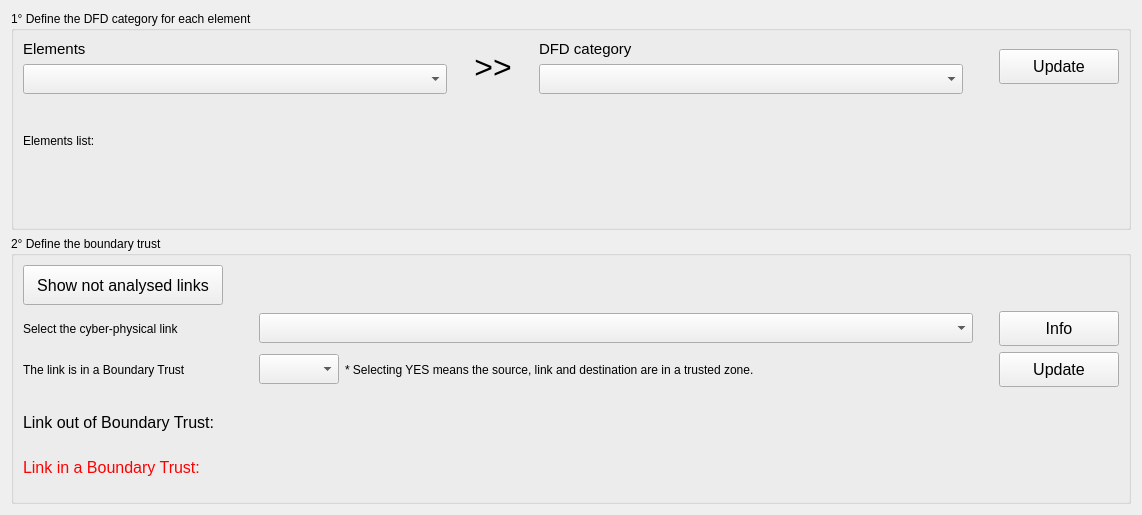
          <widget class="QWidget" name="scrollAreaWidgetContents_13">
           <property name="geometry">
            <rect>
             <x>0</x>
             <y>0</y>
             <width>1142</width>
             <height>515</height>
            </rect>
           </property>
           <layout class="QGridLayout" name="gridLayout_54">
            <item row="1" column="0">
             <widget class="QGroupBox" name="groupBox_30">
              <property name="title">
               <string>2° Define the boundary trust</string>
              </property>
              <layout class="QGridLayout" name="gridLayout_52">
               <item row="0" column="0">
                <layout class="QVBoxLayout" name="verticalLayout_55">
                 <property name="bottomMargin">
                  <number>15</number>
                 </property>
                 <item>
                  <widget class="QPushButton" name="button_dfd_hidden_links">
                   <property name="minimumSize">
                    <size>
                     <width>200</width>
                     <height>40</height>
                    </size>
                   </property>
                   <property name="maximumSize">
                    <size>
                     <width>200</width>
                     <height>40</height>
                    </size>
                   </property>
                   <property name="font">
                    <font>
                     <pointsize>12</pointsize>
                    </font>
                   </property>
                   <property name="text">
                    <string>Show not analysed links</string>
                   </property>
                  </widget>
                 </item>
                 <item>
                  <layout class="QHBoxLayout" name="horizontalLayout_93">
                   <item>
                    <widget class="QLabel" name="label_76">
                     <property name="minimumSize">
                      <size>
                       <width>230</width>
                       <height>0</height>
                      </size>
                     </property>
                     <property name="maximumSize">
                      <size>
                       <width>230</width>
                       <height>16777215</height>
                      </size>
                     </property>
                     <property name="text">
                      <string>Select the cyber-physical link</string>
                     </property>
                    </widget>
                   </item>
                   <item>
                    <widget class="QComboBox" name="combobox_dfd_link">
                     <property name="minimumSize">
                      <size>
                       <width>0</width>
                       <height>30</height>
                      </size>
                     </property>
                     <property name="focusPolicy">
                      <enum>Qt::StrongFocus</enum>
                     </property>
                     <property name="toolTip">
                      <string>This list present ONLY cyber-physical links</string>
                     </property>
                    </widget>
                   </item>
                   <item>
                    <spacer name="horizontalSpacer_52">
                     <property name="orientation">
                      <enum>Qt::Horizontal</enum>
                     </property>
                     <property name="sizeType">
                      <enum>QSizePolicy::Maximum</enum>
                     </property>
                     <property name="sizeHint" stdset="0">
                      <size>
                       <width>20</width>
                       <height>20</height>
                      </size>
                     </property>
                    </spacer>
                   </item>
                   <item>
                    <widget class="QPushButton" name="button_dfd_link_info">
                     <property name="minimumSize">
                      <size>
                       <width>120</width>
                       <height>35</height>
                      </size>
                     </property>
                     <property name="maximumSize">
                      <size>
                       <width>120</width>
                       <height>35</height>
                      </size>
                     </property>
                     <property name="font">
                      <font>
                       <pointsize>12</pointsize>
                      </font>
                     </property>
                     <property name="text">
                      <string>Info</string>
                     </property>
                    </widget>
                   </item>
                  </layout>
                 </item>
                 <item>
                  <layout class="QHBoxLayout" name="horizontalLayout_92">
                   <item>
                    <widget class="QLabel" name="label_83">
                     <property name="minimumSize">
                      <size>
                       <width>230</width>
                       <height>0</height>
                      </size>
                     </property>
                     <property name="maximumSize">
                      <size>
                       <width>230</width>
                       <height>16777215</height>
                      </size>
                     </property>
                     <property name="text">
                      <string>The link is in a Boundary Trust</string>
                     </property>
                    </widget>
                   </item>
                   <item>
                    <widget class="QComboBox" name="combobox_dfd_bound_trust">
                     <property name="minimumSize">
                      <size>
                       <width>80</width>
                       <height>30</height>
                      </size>
                     </property>
                     <property name="maximumSize">
                      <size>
                       <width>80</width>
                       <height>30</height>
                      </size>
                     </property>
                     <property name="focusPolicy">
                      <enum>Qt::StrongFocus</enum>
                     </property>
                     <property name="toolTip">
                      <string>All the elements of this interaction are in a border of trust</string>
                     </property>
                    </widget>
                   </item>
                   <item>
                    <widget class="QLabel" name="label_47">
                     <property name="layoutDirection">
                      <enum>Qt::LeftToRight</enum>
                     </property>
                     <property name="text">
                      <string>* Selecting YES means the source, link and destination are in a trusted zone.</string>
                     </property>
                     <property name="alignment">
                      <set>Qt::AlignLeading|Qt::AlignLeft|Qt::AlignVCenter</set>
                     </property>
                     <property name="wordWrap">
                      <bool>true</bool>
                     </property>
                    </widget>
                   </item>
                   <item>
                    <spacer name="horizontalSpacer_51">
                     <property name="orientation">
                      <enum>Qt::Horizontal</enum>
                     </property>
                     <property name="sizeType">
                      <enum>QSizePolicy::Maximum</enum>
                     </property>
                     <property name="sizeHint" stdset="0">
                      <size>
                       <width>20</width>
                       <height>20</height>
                      </size>
                     </property>
                    </spacer>
                   </item>
                   <item>
                    <widget class="QPushButton" name="button_dfd_update_bound_trust">
                     <property name="minimumSize">
                      <size>
                       <width>120</width>
                       <height>35</height>
                      </size>
                     </property>
                     <property name="maximumSize">
                      <size>
                       <width>120</width>
                       <height>35</height>
                      </size>
                     </property>
                     <property name="font">
                      <font>
                       <pointsize>12</pointsize>
                      </font>
                     </property>
                     <property name="text">
                      <string>Update</string>
                     </property>
                    </widget>
                   </item>
                  </layout>
                 </item>
                 <item>
                  <layout class="QVBoxLayout" name="verticalLayout_48">
                   <item>
                    <spacer name="verticalSpacer_15">
                     <property name="orientation">
                      <enum>Qt::Vertical</enum>
                     </property>
                     <property name="sizeType">
                      <enum>QSizePolicy::Maximum</enum>
                     </property>
                     <property name="sizeHint" stdset="0">
                      <size>
                       <width>20</width>
                       <height>20</height>
                      </size>
                     </property>
                    </spacer>
                   </item>
                   <item>
                    <widget class="QLabel" name="label_dfd_out_bt">
                     <property name="font">
                      <font>
                       <pointsize>12</pointsize>
                      </font>
                     </property>
                     <property name="text">
                      <string>Link out of Boundary Trust:</string>
                     </property>
                     <property name="wordWrap">
                      <bool>true</bool>
                     </property>
                    </widget>
                   </item>
                   <item>
                    <spacer name="verticalSpacer_14">
                     <property name="orientation">
                      <enum>Qt::Vertical</enum>
                     </property>
                     <property name="sizeType">
                      <enum>QSizePolicy::Maximum</enum>
                     </property>
                     <property name="sizeHint" stdset="0">
                      <size>
                       <width>20</width>
                       <height>20</height>
                      </size>
                     </property>
                    </spacer>
                   </item>
                   <item>
                    <widget class="QLabel" name="label_dfd_in_bt">
                     <property name="font">
                      <font>
                       <pointsize>12</pointsize>
                      </font>
                     </property>
                     <property name="styleSheet">
                      <string notr="true">QLabel { color : red; }
</string>
                     </property>
                     <property name="text">
                      <string>Link in a Boundary Trust:</string>
                     </property>
                     <property name="wordWrap">
                      <bool>true</bool>
                     </property>
                    </widget>
                   </item>
                  </layout>
                 </item>
                </layout>
               </item>
              </layout>
             </widget>
            </item>
            <item row="0" column="0">
             <widget class="QGroupBox" name="groupBox_28">
              <property name="title">
               <string>1° Define the DFD category for each element</string>
              </property>
              <layout class="QGridLayout" name="gridLayout_51">
               <item row="0" column="0">
                <layout class="QHBoxLayout" name="horizontalLayout_73">
                 <item>
                  <layout class="QVBoxLayout" name="verticalLayout_47">
                   <item>
                    <widget class="QLabel" name="lbl_stride_act_2">
                     <property name="font">
                      <font>
                       <pointsize>11</pointsize>
                      </font>
                     </property>
                     <property name="text">
                      <string>Elements</string>
                     </property>
                    </widget>
                   </item>
                   <item>
                    <widget class="QComboBox" name="combobox_dfd_elements">
                     <property name="minimumSize">
                      <size>
                       <width>0</width>
                       <height>30</height>
                      </size>
                     </property>
                     <property name="font">
                      <font>
                       <pointsize>12</pointsize>
                      </font>
                     </property>
                    </widget>
                   </item>
                  </layout>
                 </item>
                 <item>
                  <widget class="QLabel" name="label_41">
                   <property name="minimumSize">
                    <size>
                     <width>80</width>
                     <height>0</height>
                    </size>
                   </property>
                   <property name="maximumSize">
                    <size>
                     <width>80</width>
                     <height>16777215</height>
                    </size>
                   </property>
                   <property name="font">
                    <font>
                     <pointsize>24</pointsize>
                    </font>
                   </property>
                   <property name="text">
                    <string>&gt;&gt;</string>
                   </property>
                   <property name="alignment">
                    <set>Qt::AlignCenter</set>
                   </property>
                  </widget>
                 </item>
                 <item>
                  <layout class="QVBoxLayout" name="verticalLayout_46">
                   <item>
                    <widget class="QLabel" name="lbl_stride_act_3">
                     <property name="font">
                      <font>
                       <pointsize>11</pointsize>
                      </font>
                     </property>
                     <property name="text">
                      <string>DFD category</string>
                     </property>
                    </widget>
                   </item>
                   <item>
                    <widget class="QComboBox" name="combobox_dfd_category">
                     <property name="minimumSize">
                      <size>
                       <width>0</width>
                       <height>30</height>
                      </size>
                     </property>
                     <property name="font">
                      <font>
                       <pointsize>12</pointsize>
                      </font>
                     </property>
                    </widget>
                   </item>
                  </layout>
                 </item>
                 <item>
                  <spacer name="horizontalSpacer_38">
                   <property name="orientation">
                    <enum>Qt::Horizontal</enum>
                   </property>
                   <property name="sizeType">
                    <enum>QSizePolicy::Maximum</enum>
                   </property>
                   <property name="sizeHint" stdset="0">
                    <size>
                     <width>30</width>
                     <height>20</height>
                    </size>
                   </property>
                  </spacer>
                 </item>
                 <item>
                  <widget class="QPushButton" name="button_dfd_update">
                   <property name="minimumSize">
                    <size>
                     <width>120</width>
                     <height>35</height>
                    </size>
                   </property>
                   <property name="maximumSize">
                    <size>
                     <width>120</width>
                     <height>35</height>
                    </size>
                   </property>
                   <property name="font">
                    <font>
                     <pointsize>12</pointsize>
                    </font>
                   </property>
                   <property name="text">
                    <string>Update</string>
                   </property>
                  </widget>
                 </item>
                </layout>
               </item>
               <item row="1" column="0">
                <layout class="QVBoxLayout" name="verticalLayout_54">
                 <property name="topMargin">
                  <number>20</number>
                 </property>
                 <property name="bottomMargin">
                  <number>10</number>
                 </property>
                 <item>
                  <widget class="QLabel" name="label_75">
                   <property name="text">
                    <string>Elements list:</string>
                   </property>
                  </widget>
                 </item>
                 <item>
                  <layout class="QHBoxLayout" name="horizontalLayout_80">
                   <item>
                    <spacer name="horizontalSpacer_15">
                     <property name="orientation">
                      <enum>Qt::Horizontal</enum>
                     </property>
                     <property name="sizeType">
                      <enum>QSizePolicy::Maximum</enum>
                     </property>
                     <property name="sizeHint" stdset="0">
                      <size>
                       <width>20</width>
                       <height>20</height>
                      </size>
                     </property>
                    </spacer>
                   </item>
                   <item>
                    <widget class="QLabel" name="label_dfd_elements">
                     <property name="text">
                      <string/>
                     </property>
                    </widget>
                   </item>
                  </layout>
                 </item>
                </layout>
               </item>
              </layout>
             </widget>
            </item>
           </layout>
          </widget>
